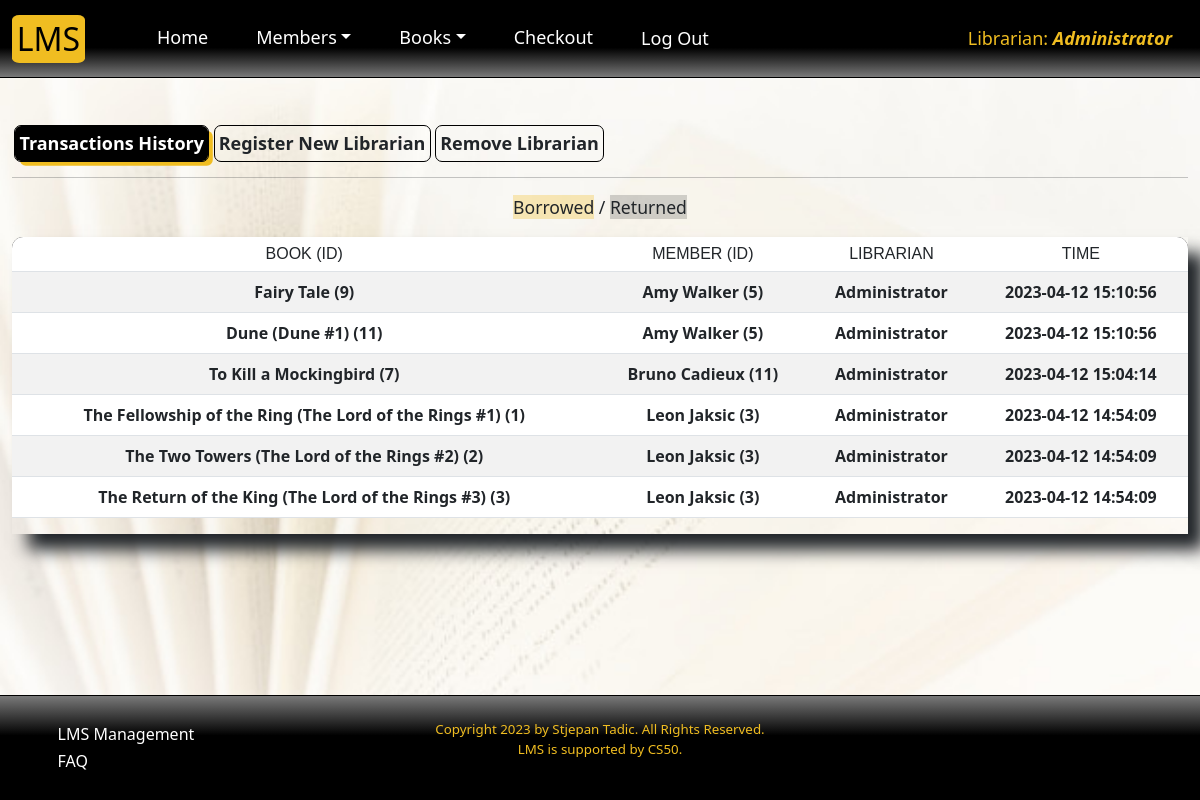
/history (signed in), run on an earlier commit of the app's database.
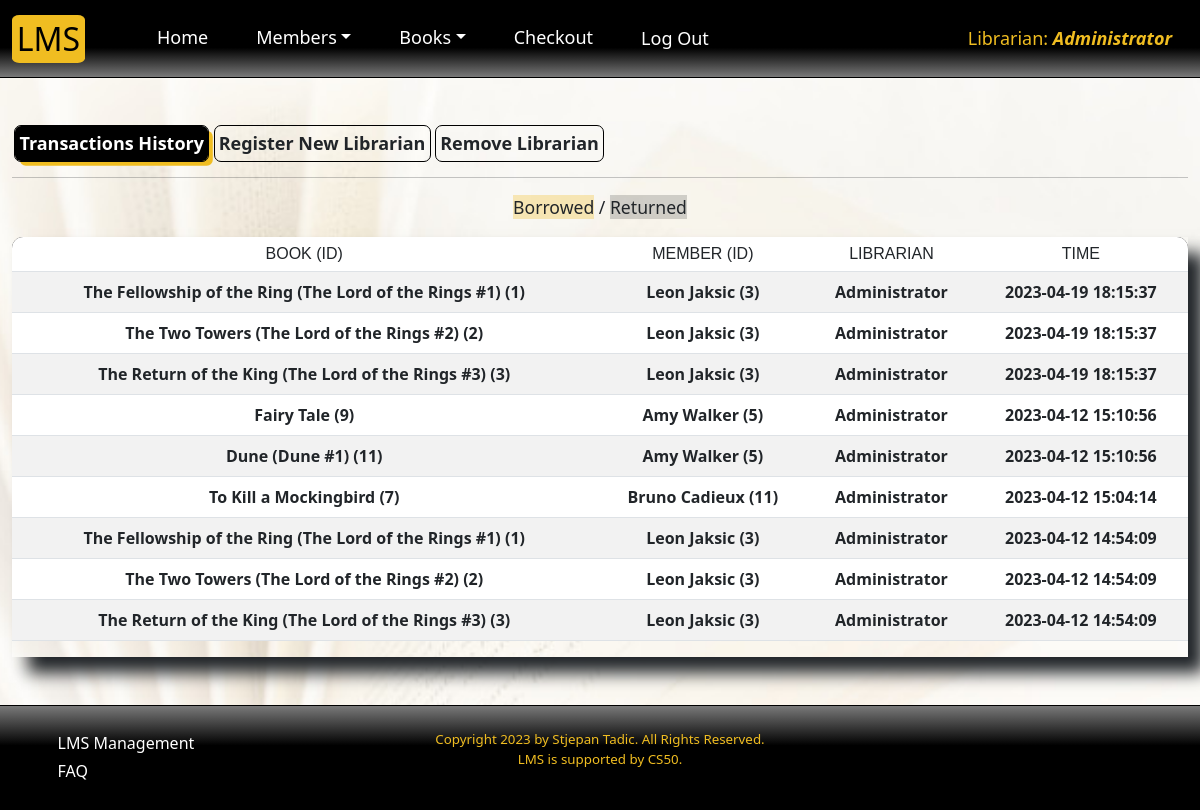
And on a later commit of the database.
### tables this page shows
CREATE TABLE "staff" ("staff_id" INTEGER PRIMARY KEY AUTOINCREMENT UNIQUE NOT NULL, "name" TEXT NOT NULL, "username" TEXT NOT NULL, "hash" TEXT NOT NULL, time TIMESTAMP NOT NULL DEFAULT CURRENT_TIMESTAMP
);

CREATE TABLE "transactions" ("borrower_id" INTEGER NOT NULL, "book_id" INTEGER NOT NULL, "type" TEXT NOT NULL, "employee_id" INTEGER NOT NULL, time TIMESTAMP NOT NULL DEFAULT CURRENT_TIMESTAMP,
FOREIGN KEY(borrower_id) REFERENCES members(member_id),
FOREIGN KEY(employee_id) REFERENCES staff(staff_id),
FOREIGN KEY(book_id) REFERENCES books(id));

CREATE TABLE "books" ("id" INTEGER PRIMARY KEY AUTOINCREMENT UNIQUE NOT NULL, "title" TEXT NOT NULL, "author" TEXT NOT NULL, "genre" TEXT NOT NULL, "year" TEXT NOT NULL, "stock" INTEGER NOT NULL, "available" INTEGER NOT NULL, time TIMESTAMP NOT NULL DEFAULT CURRENT_TIMESTAMP);

CREATE TABLE "members" ("member_id" INTEGER PRIMARY KEY AUTOINCREMENT UNIQUE NOT NULL, "name" TEXT NOT NULL, "email" TEXT NOT NULL, "address" TEXT NOT NULL, phone VARCHAR(20) NOT NULL,
"borrowed" INTEGER NOT NULL, time TIMESTAMP NOT NULL DEFAULT CURRENT_TIMESTAMP);

### app.py (the view)
@app.route('/history')
@login_required
def history():
    user_id = session['user_id']
    name = db.execute('SELECT name FROM staff WHERE staff_id = ?', user_id)[0]['name']
    transactions = db.execute('SELECT transactions.*, members.name, books.title, staff.name as staff_name FROM transactions JOIN books ON books.id=transactions.book_id JOIN members ON member_id=transactions.borrower_id JOIN staff ON staff_id=employee_id ORDER BY transactions.time DESC')
    return render_template('history.html', name=name, transactions=transactions)

### app.py (called while the page is built)
@app.after_request
def after_request(response):
    response.headers["Cache-Control"] = "no-cache, no-store, must-revalidate"
    response.headers["Expires"] = 0
    response.headers["Pragma"] = "no-cache"
    return response

def login_required(f):
    @wraps(f)
    def decorated_function(*args, **kwargs):
        if session.get("user_id") is None:
            return redirect("/login")
        return f(*args, **kwargs)
    return decorated_function

### templates/history.html (shortened to what this page needs)
{% extends "layout.html" %}
{% block main %}
{% if session["user_id"] == 1 %}
    <ul class="nav">
        <li class="nav-item-manage">
            <a href="/history" class="btn btn-manage link-manage-active">
                Transactions History
            </a>
        </li>
        <li class="nav-item-manage">
            <a href="/register" class="btn btn-manage">
                Register New Librarian
            </a>
        </li>
        <li class="nav-item-manage">
            <a href="/remove" class="btn btn-manage">
                Remove Librarian
            </a>
        </li>
    </ul>
    <hr>
    <p style="font-size: 1.1rem;"><span class="borrowed">Borrowed</span> / <span class="returned">Returned</span></p>
    <div class="wrapper">
        <table class="table table-striped">
            <thead class="sticky-top table-top">
                <tr>
                    <th scope="col" style="border-radius: 0.7rem 0 0 0;">BOOK (ID)</th>
                    <th scope="col">MEMBER (ID)</th>
                    <th scope="col">LIBRARIAN</th>
                    <th scope="col" style="border-radius: 0 0.7rem 0 0;">TIME</th>
                </tr>
            </thead>
            <tbody>
                {% for t in transactions %}
                {% if t.type == 'borrowed' or t.type == 'borrow' %}
                    <tr class="borrowed">
                        <td class="memId">{{ t.title }} ({{ t.book_id }})</td>
                        <td>{{ t.name }} ({{ t.borrower_id }})</td>
                        <td>{{ t.staff_name }}</td>
                        <td>{{ t.time }}</td>
                    </tr>
                {% else %}
                    <tr class="returned">
                        <td class="memId">{{ t.title }} ({{ t.book_id }})</td>
                        <td>{{ t.name }} ({{ t.borrower_id }})</td>
                        <td>{{ t.staff_name }}</td>
                        <td>{{ t.time }}</td>
                    </tr>
                {% endif %}
                {% endfor %}
            </tbody>
        </table>
    </div>
{% else %}
    <h3>Admin only section</h3>
{% endif %}
{% endblock %}

### templates/layout.html (shortened to what this page needs)
<!DOCTYPE html>
<html land="en">
<head>
    <link href="https://cdn.jsdelivr.net/npm/bootstrap@5.3.0-alpha1/dist/css/bootstrap.min.css" rel="stylesheet">
    <link href="../static/styles.css" rel="stylesheet">
    <link href="../static/popups.css" rel="stylesheet">
    <link href="../static/offcanvas.css" rel="stylesheet">
    <link href="../static/management.css" rel="stylesheet">
</head>
<body spellcheck="false">
    <nav class="navbar navbar-expand-lg sticky-top">
        <div class="container-fluid">
            <a class="navbar-brand" href="/">LMS</a>
            <div class="collapse navbar-collapse" id="navbarSupportedContent">
                {% if session["user_id"] %}
                    <ul class="navbar-nav me-auto mb-2 mb-lg-0">
                        <li class="nav-item"><a class="nav-link" aria-current="page" href="/">Home</a></li>
                        <li class="nav-item dropdown">
                            <a class="nav-link dropdown-toggle" href="#" role="button" data-bs-toggle="dropdown" aria-expanded="false">Members</a>
                        </li>
                        <li class="nav-item dropdown">
                            <a class="nav-link dropdown-toggle" href="#" role="button" data-bs-toggle="dropdown" aria-expanded="false">Books</a>
                        </li>
                        <li class="nav-item"><a class="nav-link" aria-current="page" href="/checkout">Checkout</a></li>
                        <li class="nav-item">
                            <form aria-current="page" action="/logout" onsubmit="return confirm('Do you want to log out of this device?')">
                                <button class="logout"><a class="nav-link">Log Out</a></button>
                            </form>
                        </li>
                    </ul>
                    <div class="nav-item user">Librarian: <span>{{ name }}</span></div>
                {% endif %}
            </div>
        </div>
    </nav>
    <main class="container-fluid text-center py-5">
        {% block main %}
        {% endblock %}
    </main>
    <footer>
        {% if session["user_id"] %}
        <div class="footer-item">
            {% if session["user_id"] == 1 %}
                <div><a class="nav-link" aria-current="page" href="/history">LMS Management</a></div>
            {% else %}
                <div><a class="nav-link" aria-current="page" href="/account">Account Management</a></div>
            {% endif %}
            <div><a class="nav-link" aria-current="page" href="/faq">FAQ</a></div>
        </div>
        {% endif %}
        <p>Copyright 2023 by Stjepan Tadic. All Rights Reserved.<br>
        LMS is supported by CS50.</p>
    </footer>
</body>
</html>

### static/styles.css (style rules this page uses)
body { background-image: url("book.jpg"); background-attachment: fixed; min-height: 100vh; display: flex; flex-direction: column; background-position: center center; background-size: cover; }
nav { background-image: linear-gradient(180deg, rgba(0,0,0,1) 62%, rgba(121,121,121,1) 100%); border-bottom: solid black 0.1rem; }
.navbar { font-size: large; z-index: 2; }
.nav-item { padding: 0.5rem 1rem; }
.navbar-brand { margin-right: 3rem; border-radius: 10%; padding: 0 0.3rem; font-size: 2rem; background-color: rgb(240, 189, 33); }
.nav-link { color: white; }
.logout { background-color: transparent; border-style: none; padding-left: 0; }
footer { background-image: linear-gradient(0deg, rgba(0,0,0,1) 62%, rgba(121,121,121,1) 100%); margin-top: auto; padding: 1.5rem; color: rgb(240, 189, 33); font-size: smaller; text-align: center; border-top: solid black 0.1rem; z-index: 2; }
.footer-item { float: left; margin: auto; font-size: 1rem; position: absolute; text-align: left; }
.footer-item div { padding: 0.1rem; margin-left: 2rem; }
.user { color: rgb(240, 189, 33); float: right; margin-left: 2rem; }
.user span { font-style: italic; font-weight: bold; }
.wrapper { overflow: hidden; overflow-x: auto; overflow-y: auto; max-height: 56vh; box-shadow: 1rem 1rem 1rem; font-weight: bold; }
.table-top { background-image: linear-gradient(180deg, rgba(0,0,0,1) 62%, rgba(121,121,121,1) 100%); color: white; z-index: 1; }
th { font: caption; }

### static/management.css (style rules this page uses)
.btn-manage { font-size: large; outline: 0.1rem solid black; margin: 0 0.2rem; padding: 0.2rem; font-weight: 600; }
.link-manage-active { color: white; background-color: black; box-shadow: 0.3rem 0.3rem rgb(240, 189, 33); }
.borrowed { background-color: rgba(240, 188, 33, 0.3); }
.returned { background-color: rgba(47, 49, 47, 0.2); }

What changed in the data, as far as the page shows it:
added transactions: title "The Fellowship of the Ring (The Lord of the Rings #1)", book_id "1", name "Leon Jaksic", borrower_id "3", staff_name "Administrator", time "2023-04-19 18:15:37"
added transactions: title "The Two Towers (The Lord of the Rings #2)", book_id "2", name "Leon Jaksic", borrower_id "3", staff_name "Administrator", time "2023-04-19 18:15:37"
added transactions: title "The Return of the King (The Lord of the Rings #3)", book_id "3", name "Leon Jaksic", borrower_id "3", staff_name "Administrator", time "2023-04-19 18:15:37"
